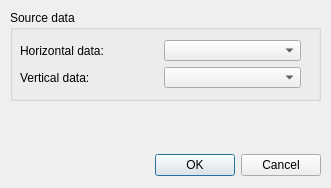
<ui version="4.0" >
 <class>dataSelect</class>
 <widget class="QDialog" name="dataSelect" >
  <property name="windowModality" >
   <enum>Qt::WindowModal</enum>
  </property>
  <property name="geometry" >
   <rect>
    <x>0</x>
    <y>0</y>
    <width>331</width>
    <height>188</height>
   </rect>
  </property>
  <property name="windowTitle" >
   <string>Create plot</string>
  </property>
  <widget class="QGroupBox" name="groupBox" >
   <property name="geometry" >
    <rect>
     <x>10</x>
     <y>10</y>
     <width>311</width>
     <height>91</height>
    </rect>
   </property>
   <property name="title" >
    <string>Source data</string>
   </property>
   <widget class="QWidget" name="layoutWidget" >
    <property name="geometry" >
     <rect>
      <x>10</x>
      <y>30</y>
      <width>281</width>
      <height>48</height>
     </rect>
    </property>
    <layout class="QVBoxLayout" >
     <property name="margin" >
      <number>0</number>
     </property>
     <property name="spacing" >
      <number>6</number>
     </property>
     <item>
      <layout class="QHBoxLayout" >
       <property name="margin" >
        <number>0</number>
       </property>
       <property name="spacing" >
        <number>6</number>
       </property>
       <item>
        <widget class="QLabel" name="label_3" >
         <property name="text" >
          <string>Horizontal data:</string>
         </property>
        </widget>
       </item>
       <item>
        <widget class="QComboBox" name="hData" />
       </item>
      </layout>
     </item>
     <item>
      <layout class="QHBoxLayout" >
       <property name="margin" >
        <number>0</number>
       </property>
       <property name="spacing" >
        <number>6</number>
       </property>
       <item>
        <widget class="QLabel" name="label_4" >
         <property name="text" >
          <string>Vertical data:</string>
         </property>
        </widget>
       </item>
       <item>
        <widget class="QComboBox" name="vData" />
       </item>
      </layout>
     </item>
    </layout>
   </widget>
  </widget>
  <widget class="QDialogButtonBox" name="buttonBox" >
   <property name="geometry" >
    <rect>
     <x>10</x>
     <y>150</y>
     <width>311</width>
     <height>31</height>
    </rect>
   </property>
   <property name="orientation" >
    <enum>Qt::Horizontal</enum>
   </property>
   <property name="standardButtons" >
    <set>QDialogButtonBox::Cancel|QDialogButtonBox::NoButton|QDialogButtonBox::Ok</set>
   </property>
  </widget>
 </widget>
 <resources/>
 <connections>
  <connection>
   <sender>buttonBox</sender>
   <signal>accepted()</signal>
   <receiver>dataSelect</receiver>
   <slot>accept()</slot>
   <hints>
    <hint type="sourcelabel" >
     <x>248</x>
     <y>254</y>
    </hint>
    <hint type="destinationlabel" >
     <x>157</x>
     <y>274</y>
    </hint>
   </hints>
  </connection>
  <connection>
   <sender>buttonBox</sender>
   <signal>rejected()</signal>
   <receiver>dataSelect</receiver>
   <slot>reject()</slot>
   <hints>
    <hint type="sourcelabel" >
     <x>316</x>
     <y>260</y>
    </hint>
    <hint type="destinationlabel" >
     <x>286</x>
     <y>274</y>
    </hint>
   </hints>
  </connection>
 </connections>
</ui>
